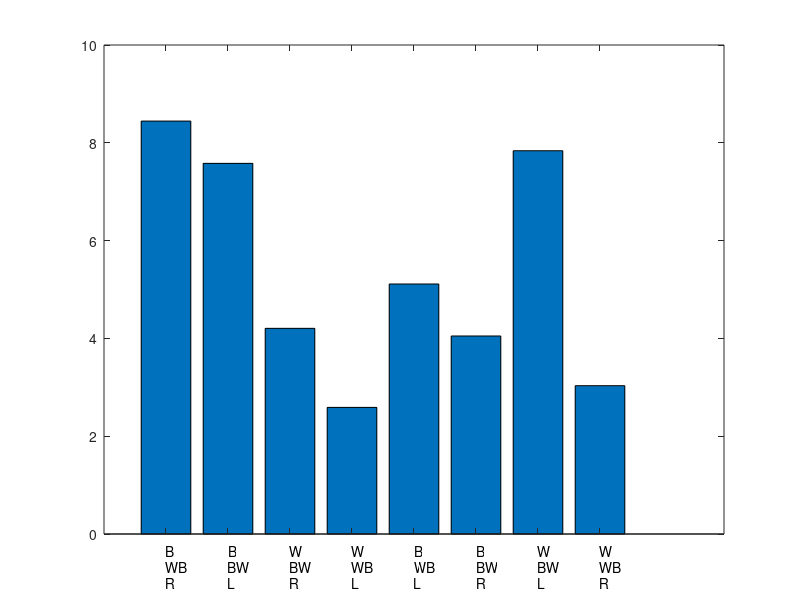

Write MATLAB code to recreate this figure. (Note: this script raises an error after producing the figure.)
function GlmTutorial
    
    rng(0);

    lambda = 10*rand(1,8); % expected spike counts for 8 trial types
    
    x_txt = {'B','B','W','W','B','B','W','W';
             'WB','BW','BW','WB','WB','BW','BW','WB';
             'R','L','R','L','L','R','L','R',};
              
    figure(1)
    % plot(0:8,0:8,'k--');
    bar(1:8,lambda);
    set(gca,'XTick',1:8,'XTickLabel',[]);
    for i = 1:8
        text(i,-1/3,x_txt{1,i});
        text(i,-2/3,x_txt{2,i});
        text(i,-3/3,x_txt{3,i});
    end

    dm = [-1  -1   1   1  -1  -1   1   1; % sample
          -1   1   1  -1  -1   1   1  -1; % test
           1  -1   1  -1  -1   1  -1   1]'; % choice
       
    dm2 = randn(8,20);
    % dm2 = double(randn(8,100)>0);
    % dm2(dm2==0) = -1;
        
    n_trial = 200;
    n_trial_cuePos = n_trial/4;
    p_cor = 0.8;
    
    correct_v = false(n_trial_cuePos,1);
    correct_v(1:n_trial_cuePos*p_cor) = true;
    
    cuePos = [];
    correct = [];
    
    for gi = 1:4
        cuePos = [cuePos;gi*ones(n_trial_cuePos,1)];
        correct = [correct;correct_v];
    end
    
    cuePos8 = round(cuePos + 4*(1-correct))';
        
    %%%%%%%%%%%%%%%%%%%%%%%%%%%%%%%%%%%%%%%%%%%%%%%%%%%%%%%%%%%%%%%%%%%%%%%
    %                  Cross validation parameters                        %
    %%%%%%%%%%%%%%%%%%%%%%%%%%%%%%%%%%%%%%%%%%%%%%%%%%%%%%%%%%%%%%%%%%%%%%%
    n_split = 5; % number of train/test repeats (use 1 for debugging)
    frac_train = 0.8; % fraction of training trais among all valid trials
    n_fold = 10; % number of cross-validation folds within trainig trials
    
    split_ind = [];
    trial_ind_all = [];
    cuePosSorted = [];
    for gi = 1:8 % loop through cuePos8
        trial_ind_cuePos = find(cuePos8==gi);
        if ~isempty(trial_ind_cuePos)
            n_trial_cuePos8 = length(trial_ind_cuePos);
            split_ind = [split_ind,crossvalind('kfold',n_trial_cuePos8,n_split)'];
            trial_ind_all = [trial_ind_all,trial_ind_cuePos];
            cuePosSorted = [cuePosSorted,gi*ones(1,n_trial_cuePos8)];
        end
    end

    for si = 1:n_split
        pick_test = split_ind==si;
        trial_ind_train{si} = trial_ind_all(~pick_test);
        trial_ind_test{si}  = trial_ind_all(pick_test);
        cuePosSorted_train{si} = cuePosSorted(~pick_test);
    end

    for si = 1:n_split
        fold_ind{si} = [];
        n_folds(si) = n_fold;
        for gi = 1:8
            n = sum(cuePosSorted_train{si}==gi);
            if n>0
                fold_ind{si} = [fold_ind{si},crossvalind('kfold', n, n_fold)'];
            end
        end
    end
    
    for gi = 1:8
        pick = cuePos8==gi;
        y(pick,1) = poissrnd(lambda(gi),sum(pick),1);
    end
    
    opts = struct('alpha', 0.95, 'lambda_min', exp(-6),'thresh',1E-6,'offset', [], 'intr', 1, 'standardize', 0);
    options = glmnetSet(opts);
    distr = 'poisson';
    n_fold = 10;
    
    X = dm(cuePos8,:);
    % X = eye(n_trial);
    X = [X,eye(n_trial)];
    
    X_train = X(trial_ind_train{1},:);
    y_train = y(trial_ind_train{1});
    X_test = X(trial_ind_test{1},:);
    y_test = y(trial_ind_test{1});
    
    %% GLM is trained on the training set and evaluated on the TRAINING set
    options.data2eval = 'train';
    cvobj = cvglmnet(X_train, y_train, distr, options, 'deviance', n_fold, fold_ind{1});
    figure(2);clf;
    cvglmnetPlot(cvobj);
    set(gcf,'OuterPosition',[50 500 1000 650])
    y_lim = get(gca,'Ylim');
    
    %% GLM is trained on the training set and evaluated on the TEST set
    options.data2eval = 'test';
    cvobj = cvglmnet(X_train, y_train, distr, options, 'deviance', n_fold, fold_ind{1});
    figure(3);clf;
    cvglmnetPlot(cvobj);
    set(gcf,'OuterPosition',[1050 500 1000 650])
    ylim(y_lim);
    
    %%
    % evaluate @ lombda 1se away from the lambda_min
    lambda_1se = cvobj.lambda_1se;
    ind_1se = find(cvobj.lambda==cvobj.lambda_1se);
    dev_1se = cvobj.glmnet_fit.dev(ind_1se);
    a0_1se = cvobj.glmnet_fit.a0(ind_1se);
    beta_1se = cvobj.glmnet_fit.beta(:,ind_1se);
    
    % evaluate @ lambda_min
    lambda_min = cvobj.lambda_min;
    ind_min = find(cvobj.lambda==cvobj.lambda_min);
    dev_min = cvobj.glmnet_fit.dev(ind_min);
    a0_min = cvobj.glmnet_fit.a0(ind_min);
    beta_min = cvobj.glmnet_fit.beta(:,ind_min);
    
    % evauate @ lambda very close to zero (i.e., no regularization)
    lambda_zero = cvobj.lambda(end);
    ind_zero = length(cvobj.lambda);
    dev_zero = cvobj.glmnet_fit.dev(ind_zero);
    a0_zero = cvobj.glmnet_fit.a0(ind_zero);
    beta_zero = cvobj.glmnet_fit.beta(:,ind_zero);
    
    % evaluate without cross validation
    [beta_nocv,dev_nocv,stats] = glmfit(X_train,y_train,'poisson');
    a0_nocv = beta_nocv(1);
    beta_nocv = beta_nocv(2:end);
    
    Xb_1se   = X_test*beta_1se  + a0_1se;
    Xb_min   = X_test*beta_min  + a0_min;
    Xb_zero  = X_test*beta_zero + a0_zero;
    Xb_nocv  = X_test*beta_nocv + a0_nocv;
    Xb_null = log(mean(y_train)).*ones(size(y_test)); % the null model predicts a constant activity
    
    dev_1se_test = mean(devi(y_test, Xb_1se));
    dev_min_test = mean(devi(y_test, Xb_min));
    dev_zero_test = mean(devi(y_test, Xb_zero));
    dev_nocv_test = mean(devi(y_test, Xb_nocv));
    dev_null_test = mean(devi(y_test, Xb_null));
    
    % fraction of deviance explained
    fde_1se = (dev_null_test - dev_1se_test)/dev_null_test;
    fde_min = (dev_null_test - dev_min_test)/dev_null_test;
    fde_zero = (dev_null_test - dev_zero_test)/dev_null_test;
    fde_nocv = (dev_null_test - dev_nocv_test)/dev_null_test;
    
end

function result = devi(yy, eta)
    % copied from cvfishnet.m
    deveta = yy .* eta - exp(eta); % fitted model
    devy = yy .* log(yy) - yy; % saturated model
    devy(yy == 0) = 0;
    result = 2 * (devy - deveta);
end
